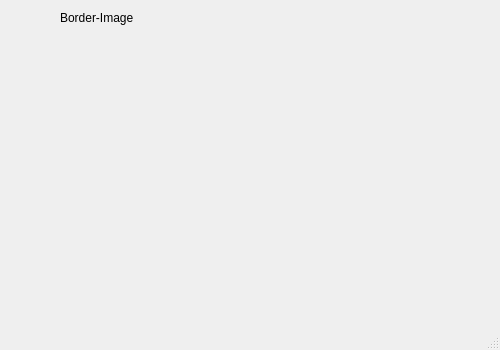
<?xml version="1.0" encoding="UTF-8"?>
<ui version="4.0">
 <class>MainWindow</class>
 <widget class="QMainWindow" name="MainWindow">
  <property name="geometry">
   <rect>
    <x>0</x>
    <y>0</y>
    <width>500</width>
    <height>350</height>
   </rect>
  </property>
  <property name="windowTitle">
   <string>MainWindow</string>
  </property>
  <widget class="QWidget" name="centralwidget">
   <widget class="QLabel" name="imagen">
    <property name="geometry">
     <rect>
      <x>70</x>
      <y>40</y>
      <width>361</width>
      <height>221</height>
     </rect>
    </property>
    <property name="styleSheet">
     <string notr="true">border-image: url(:/Ejercicios/ImagenGatoEuropeo.png);</string>
    </property>
    <property name="text">
     <string/>
    </property>
   </widget>
   <widget class="QLabel" name="label_2">
    <property name="geometry">
     <rect>
      <x>60</x>
      <y>10</y>
      <width>121</width>
      <height>16</height>
     </rect>
    </property>
    <property name="text">
     <string>Border-Image</string>
    </property>
   </widget>
  </widget>
  <widget class="QMenuBar" name="menubar">
   <property name="geometry">
    <rect>
     <x>0</x>
     <y>0</y>
     <width>500</width>
     <height>24</height>
    </rect>
   </property>
  </widget>
  <widget class="QStatusBar" name="statusbar"/>
 </widget>
 <resources>
  <include location="../Archivos/Recursos.qrc"/>
 </resources>
 <connections/>
</ui>
